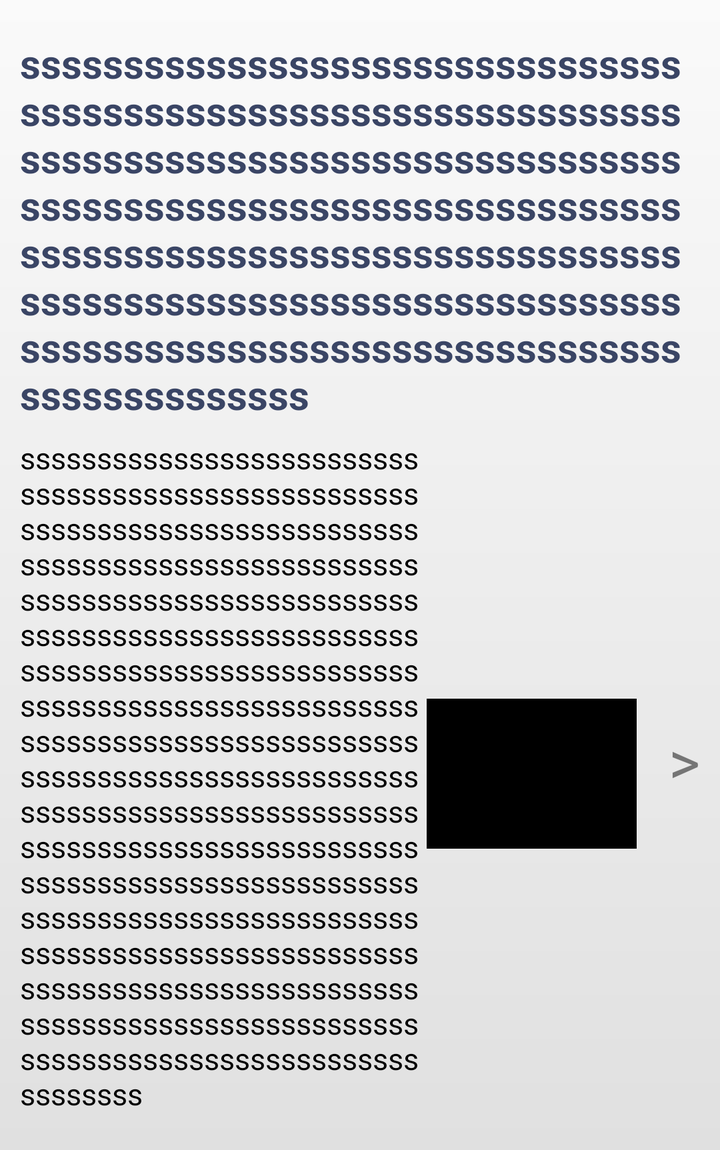
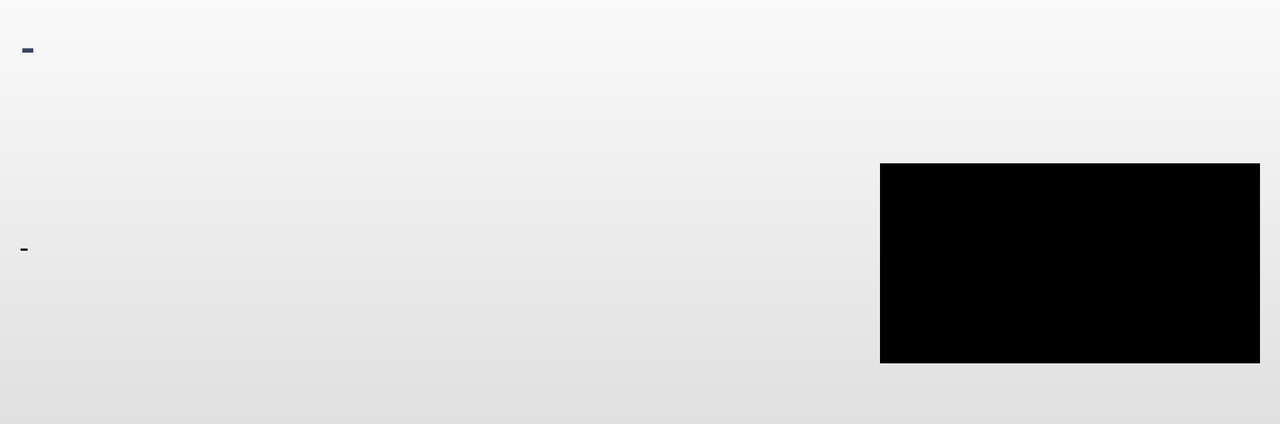

One screen, two layout resources from the same app: the default and the repository's alternative for another configuration. Each is rendered where Android would select it; the XML of both is given below.
<!-- AndroidManifest.xml: application theme AppTheme -->
<!-- res/layout/canada_fact_list_items.xml -->
<?xml version="1.0" encoding="utf-8"?>
<androidx.constraintlayout.widget.ConstraintLayout xmlns:android="http://schemas.android.com/apk/res/android"
    xmlns:app="http://schemas.android.com/apk/res-auto"
    xmlns:tools="http://schemas.android.com/tools"
    android:id="@+id/rl_about_canada_list_item"
    android:layout_width="match_parent"
    android:layout_height="wrap_content"
    android:background="@drawable/gradient_transparent_to_semi_transparent"
    android:padding="10dp">


    <TextView
        android:id="@+id/tv_list_item_heading"
        android:layout_width="wrap_content"
        android:layout_height="wrap_content"
        android:layout_marginTop="8dp"
        android:layout_marginBottom="8dp"
        android:fontFamily="sans-serif"
        android:gravity="left"
        android:text="ssssssssssssssssssssssssssssssssssssssssssssssssssssssssssssssssssssssssssssssssssssssssssssssssssssssssssssssssssssssssssssssssssssssssssssssssssssssssssssssssssssssssssssssssssssssssssssssssssssssssssssssssssssssssssssssssssssssssssssss"
        android:textColor="@color/list_item_heading_color"
        android:textSize="@dimen/text_20"
        android:textStyle="bold"
        app:layout_constraintBottom_toTopOf="@+id/tv_list_item_description"
        app:layout_constraintEnd_toEndOf="parent"
        app:layout_constraintHorizontal_bias="0.0"
        app:layout_constraintStart_toStartOf="@+id/tv_list_item_description"
        app:layout_constraintTop_toTopOf="parent"
        app:layout_constraintVertical_chainStyle="packed" />

    <TextView
        android:id="@+id/tv_list_item_description"
        android:layout_width="200dp"
        android:layout_height="wrap_content"
        android:layout_marginTop="16dp"
        android:layout_marginBottom="16dp"
        android:fontFamily="sans-serif"
        android:gravity="left|center_vertical"
        android:minHeight="50dp"
        android:text="ssssssssssssssssssssssssssssssssssssssssssssssssssssssssssssssssssssssssssssssssssssssssssssssssssssssssssssssssssssssssssssssssssssssssssssssssssssssssssssssssssssssssssssssssssssssssssssssssssssssssssssssssssssssssssssssssssssssssssssssssssssssssssssssssssssssssssssssssssssssssssssssssssssssssssssssssssssssssssssssssssssssssssssssssssssssssssssssssssssssssssssssssssssssssssssssssssssssssssssssssssssssssssssssssssssssssssssssssssssssssssssssssssssssssssssssssssssssssssss"
        android:textColor="@color/black"
        android:textSize="@dimen/text_15"
        app:layout_constraintBottom_toBottomOf="@+id/tv_list_item_heading"
        app:layout_constraintStart_toStartOf="parent"
        app:layout_constraintTop_toBottomOf="parent" />


    <ImageView
        android:id="@+id/iv_list_item_logo"
        android:layout_width="105dp"
        android:layout_height="75dp"
        android:layout_marginTop="16dp"
        android:layout_marginEnd="16dp"
        android:layout_marginBottom="16dp"
        android:scaleType="fitCenter"
        android:src="@color/black"
        app:layout_constraintBottom_toBottomOf="@+id/tv_list_item_description"
        app:layout_constraintEnd_toStartOf="@+id/tv_list_item_arrow"
        app:layout_constraintTop_toTopOf="@+id/tv_list_item_description"
        app:layout_constraintVertical_bias="0.496" />

    <TextView
        android:id="@+id/tv_list_item_arrow"
        android:layout_width="wrap_content"
        android:layout_height="wrap_content"
        android:layout_marginBottom="24dp"
        android:alpha=".5"
        android:text="@string/right_angular_arrow"
        android:textColor="@color/black"
        android:textSize="@dimen/text_30"
        app:layout_constraintBottom_toBottomOf="@+id/iv_list_item_logo"
        app:layout_constraintEnd_toEndOf="parent" />


</androidx.constraintlayout.widget.ConstraintLayout>
<!-- resources referenced by this layout -->
<resources>
  <color name="black">#000</color>
  <color name="list_item_heading_color">#3A4565</color>
  <dimen name="text_15">15sp</dimen>
  <dimen name="text_20">20sp</dimen>
  <dimen name="text_30">30sp</dimen>
  <!-- drawable gradient_transparent_to_semi_transparent (drawable) -->
  <?xml version="1.0" encoding="UTF-8"?>
  <shape xmlns:android="http://schemas.android.com/apk/res/android"
      android:shape="rectangle">
  
      <gradient
          android:angle="270"
          android:endColor="@color/semi_transparent"
          android:startColor="@color/transparent"
          android:type="linear" />
  
      <corners android:radius="0dp" />
  
  </shape>
  <string name="right_angular_arrow">&gt;</string>
  <style name="AppTheme" parent="Theme.AppCompat.Light.NoActionBar">
          <item name="colorPrimary">@color/colorPrimary</item>
          <item name="colorPrimaryDark">@color/colorPrimary</item>
          <item name="colorAccent">@color/colorAccent</item>
          <item name="android:windowActivityTransitions">true</item>
          <item name="android:windowContentTransitions">true</item>
      </style>
  <color name="semi_transparent">#1A000000</color>
  <color name="transparent">#00000000</color>
  <color name="colorPrimary">#000000</color>
  <color name="colorAccent">#fff</color>
</resources>
<!-- res/layout-land/canada_fact_list_items.xml (the repository's variant of the layout above) -->
<!-- drawn on the phone turned sideways -->
<?xml version="1.0" encoding="utf-8"?>
<androidx.constraintlayout.widget.ConstraintLayout xmlns:android="http://schemas.android.com/apk/res/android"
    xmlns:app="http://schemas.android.com/apk/res-auto"
    xmlns:tools="http://schemas.android.com/tools"
    android:id="@+id/rl_about_canada_list_item"
    android:layout_width="match_parent"
    android:layout_height="wrap_content"
    android:background="@drawable/gradient_transparent_to_semi_transparent"
    android:padding="10dp">


    <TextView
        android:id="@+id/tv_list_item_heading"
        android:layout_width="wrap_content"
        android:layout_height="wrap_content"
        android:layout_marginTop="8dp"
        android:layout_marginBottom="8dp"
        android:fontFamily="sans-serif"
        android:gravity="left"
        android:text="@string/dash"
        android:textColor="@color/list_item_heading_color"
        android:textSize="@dimen/text_20"
        android:textStyle="bold"
        app:layout_constraintBottom_toTopOf="@+id/tv_list_item_description"
        app:layout_constraintEnd_toEndOf="parent"
        app:layout_constraintHorizontal_bias="0.0"
        app:layout_constraintStart_toStartOf="@+id/tv_list_item_description"
        app:layout_constraintTop_toTopOf="parent"
        app:layout_constraintVertical_chainStyle="packed" />


    <TextView
        android:id="@+id/tv_list_item_description"
        android:layout_width="0dp"
        android:layout_height="wrap_content"
        android:layout_marginTop="16dp"
        android:layout_marginEnd="16dp"
        android:layout_marginBottom="16dp"
        android:fontFamily="sans-serif"
        android:gravity="left|center_vertical"
        android:minHeight="@dimen/fact_item_min_height"
        android:text="@string/dash"
        android:textColor="@color/black"
        android:textSize="@dimen/text_15"
        app:layout_constraintBottom_toBottomOf="@+id/tv_list_item_heading"
        app:layout_constraintEnd_toStartOf="@+id/iv_list_item_logo"
        app:layout_constraintHorizontal_bias="1.0"
        app:layout_constraintStart_toStartOf="parent"
        app:layout_constraintTop_toBottomOf="@+id/tv_list_item_heading" />

    <ImageView
        android:id="@+id/iv_list_item_logo"
        android:layout_width="190dp"
        android:layout_height="100dp"
        android:layout_marginTop="16dp"
        android:scaleType="fitCenter"
        android:src="@color/black"
        app:layout_constraintTop_toTopOf="@+id/tv_list_item_description"
        app:layout_constraintBottom_toBottomOf="@+id/tv_list_item_description"
        app:layout_constraintEnd_toStartOf="@+id/iv_list_item_arrow"/>

    <ImageView
        android:id="@+id/iv_list_item_arrow"
        android:layout_width="@dimen/iv_fact_item_arrow"
        android:layout_height="@dimen/iv_fact_item_arrow"
        android:src="@drawable/ic_right_angular_arrow"
        app:layout_constraintEnd_toEndOf="parent"
        app:layout_constraintTop_toTopOf="@+id/iv_list_item_logo" />


</androidx.constraintlayout.widget.ConstraintLayout>
<!-- resources referenced by the variant -->
<!-- as the phone turned sideways resolves them -->
<resources>
  <color name="black">#000</color>
  <color name="list_item_heading_color">#3A4565</color>
  <!-- from res/values-land/ -->
  <dimen name="fact_item_min_height">125dp</dimen>
  <dimen name="text_15">15sp</dimen>
  <dimen name="text_20">20sp</dimen>
  <!-- drawable gradient_transparent_to_semi_transparent (drawable) -->
  <?xml version="1.0" encoding="UTF-8"?>
  <shape xmlns:android="http://schemas.android.com/apk/res/android"
      android:shape="rectangle">
  
      <gradient
          android:angle="270"
          android:endColor="@color/semi_transparent"
          android:startColor="@color/transparent"
          android:type="linear" />
  
      <corners android:radius="0dp" />
  
  </shape>
  <string name="dash">-</string>
  <style name="AppTheme" parent="Theme.AppCompat.Light.NoActionBar">
          <item name="colorPrimary">@color/colorPrimary</item>
          <item name="colorPrimaryDark">@color/colorPrimary</item>
          <item name="colorAccent">@color/colorAccent</item>
          <item name="android:windowActivityTransitions">true</item>
          <item name="android:windowContentTransitions">true</item>
      </style>
  <color name="semi_transparent">#1A000000</color>
  <color name="transparent">#00000000</color>
  <color name="colorPrimary">#000000</color>
  <color name="colorAccent">#fff</color>
</resources>
